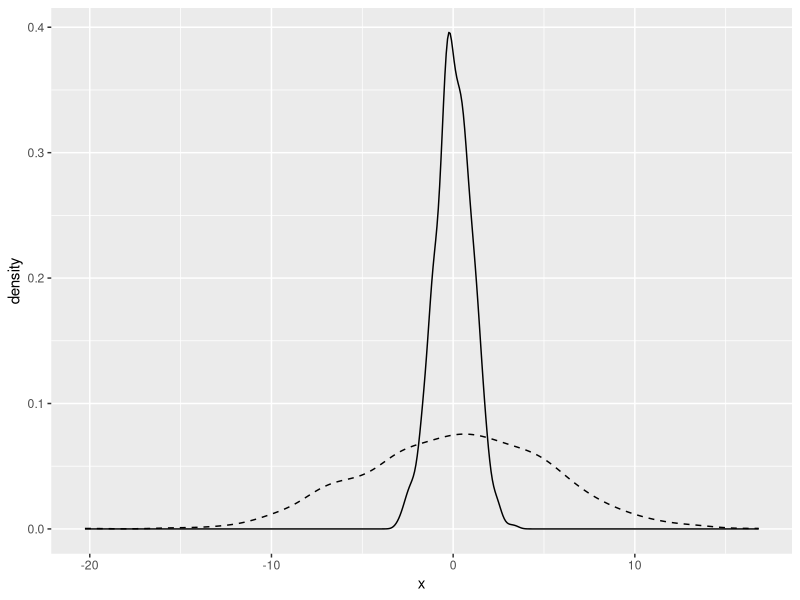

Here is the R script that generated this plot:
## ----r setup, include=FALSE---------------------------------------------------
knitr::knit_hooks$set(purl = knitr::hook_purl)
knitr::opts_chunk$set(echo = TRUE)

## ----r------------------------------------------------------------------------
library(tidyverse)
gril <- read_csv("griliches.csv")
var(gril$age)
sd(gril$age)
var(gril$expr)
sd(gril$expr)

## ----r------------------------------------------------------------------------
x <- c(1, 3, 5)
y <- c(10, 15, 20)
z <- c(10, 5, -3)
cov(x,y)
cov(x,z)

## ----r------------------------------------------------------------------------
gril$w <- exp(gril$lw) # get the wage (not the log wage)
cov(gril$w, gril$s) # get the cov between wages and education

## ----r------------------------------------------------------------------------
x <- c(1, 5, 7)
y <- c(7, 8, 10)
z <- c(14, 16, 20)
cov(x,y)
cov(x,z)

## ----r------------------------------------------------------------------------
x <- c(1, 5, 7)
y <- c(7, 8, 10)
z <- c(14, 16, 20)
cor(x,y)
cor(x,z)

## ----r------------------------------------------------------------------------
cor(gril$w, gril$s)

## ----r------------------------------------------------------------------------
library(ggplot2)
x <- rnorm(1000,0,1)
y <- rnorm(1000,0,5)
ggplot() + geom_density(aes(x)) + geom_density(aes(y), lty=2)

